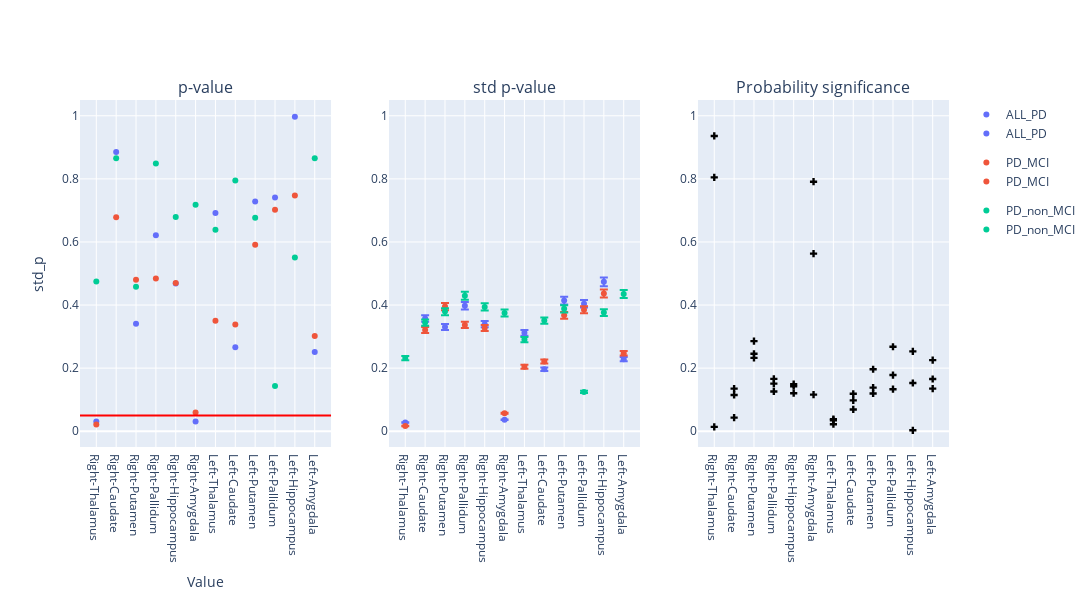

The cell this chart's notebook holds for it:
### Code cell
plot_dumbbell(df, "", "group")

### Figure 1 — Plotly figure (JSON) as saved in the notebook; plotly's stock layout.template omitted (floating-point values rounded to 4 significant figures)
{"data": [{"hovertemplate": "group=ALL_PD<br>region=%{x}<br>p_value=%{y}<extra></extra>", "legendgroup": "ALL_PD", "marker": {"color": "#636efa", "symbol": "circle"}, "mode": "markers", "name": "ALL_PD", "orientation": "v", "showlegend": true, "type": "scatter", "x": ["Right-Thalamus", "Right-Caudate", "Right-Putamen", "Right-Pallidum", "Right-Hippocampus", "Right-Amygdala", "Left-Thalamus", "Left-Caudate", "Left-Putamen", "Left-Pallidum", "Left-Hippocampus", "Left-Amygdala"], "xaxis": "x", "y": [0.031, 0.885, 0.341, 0.621, 0.468, 0.031, 0.692, 0.266, 0.728, 0.741, 0.997, 0.251], "yaxis": "y"}, {"hovertemplate": "group=PD_MCI<br>region=%{x}<br>p_value=%{y}<extra></extra>", "legendgroup": "PD_MCI", "marker": {"color": "#EF553B", "symbol": "circle"}, "mode": "markers", "name": "PD_MCI", "orientation": "v", "showlegend": true, "type": "scatter", "x": ["Right-Thalamus", "Right-Caudate", "Right-Putamen", "Right-Pallidum", "Right-Hippocampus", "Right-Amygdala", "Left-Thalamus", "Left-Caudate", "Left-Putamen", "Left-Pallidum", "Left-Hippocampus", "Left-Amygdala"], "xaxis": "x", "y": [0.021, 0.678, 0.48, 0.484, 0.47, 0.059, 0.35, 0.338, 0.591, 0.702, 0.747, 0.302], "yaxis": "y"}, {"hovertemplate": "group=PD_non_MCI<br>region=%{x}<br>p_value=%{y}<extra></extra>", "legendgroup": "PD_non_MCI", "marker": {"color": "#00cc96", "symbol": "circle"}, "mode": "markers", "name": "PD_non_MCI", "orientation": "v", "showlegend": true, "type": "scatter", "x": ["Right-Thalamus", "Right-Caudate", "Right-Putamen", "Right-Pallidum", "Right-Hippocampus", "Right-Amygdala", "Left-Thalamus", "Left-Caudate", "Left-Putamen", "Left-Pallidum", "Left-Hippocampus", "Left-Amygdala"], "xaxis": "x", "y": [0.475, 0.865, 0.458, 0.849, 0.679, 0.718, 0.639, 0.795, 0.677, 0.143, 0.551, 0.865], "yaxis": "y"}, {"error_y": {"array": [0.0007963, 0.01027, 0.009496, 0.01143, 0.009745, 0.001048, 0.008964, 0.005641, 0.01189, 0.0116, 0.0136, 0.006561], "arrayminus": [0.0008203, 0.01058, 0.009782, 0.01177, 0.01004, 0.00108, 0.009234, 0.00581, 0.01225, 0.01195, 0.01401, 0.006759]}, "hovertemplate": "group=ALL_PD<br>region=%{x}<br>std_p=%{y}<extra></extra>", "legendgroup": "ALL_PD", "marker": {"color": "#636efa", "symbol": "circle"}, "mode": "markers", "name": "ALL_PD", "orientation": "v", "showlegend": true, "type": "scatter", "x": ["Right-Thalamus", "Right-Caudate", "Right-Putamen", "Right-Pallidum", "Right-Hippocampus", "Right-Amygdala", "Left-Thalamus", "Left-Caudate", "Left-Putamen", "Left-Pallidum", "Left-Hippocampus", "Left-Amygdala"], "xaxis": "x2", "y": [0.02773, 0.3576, 0.3307, 0.398, 0.3394, 0.0365, 0.3122, 0.1964, 0.4141, 0.4041, 0.4737, 0.2285], "yaxis": "y2"}, {"error_y": {"array": [0.000477, 0.009214, 0.01134, 0.009678, 0.009406, 0.001631, 0.005871, 0.006346, 0.01055, 0.01107, 0.01253, 0.007104], "arrayminus": [0.0004914, 0.009491, 0.01168, 0.009969, 0.009689, 0.00168, 0.006048, 0.006537, 0.01087, 0.0114, 0.01291, 0.007317]}, "hovertemplate": "group=PD_MCI<br>region=%{x}<br>std_p=%{y}<extra></extra>", "legendgroup": "PD_MCI", "marker": {"color": "#EF553B", "symbol": "circle"}, "mode": "markers", "name": "PD_MCI", "orientation": "v", "showlegend": true, "type": "scatter", "x": ["Right-Thalamus", "Right-Caudate", "Right-Putamen", "Right-Pallidum", "Right-Hippocampus", "Right-Amygdala", "Left-Thalamus", "Left-Caudate", "Left-Putamen", "Left-Pallidum", "Left-Hippocampus", "Left-Amygdala"], "xaxis": "x2", "y": [0.01661, 0.3209, 0.395, 0.337, 0.3276, 0.05682, 0.2045, 0.221, 0.3675, 0.3854, 0.4365, 0.2474], "yaxis": "y2"}, {"error_y": {"array": [0.006657, 0.009896, 0.01089, 0.01233, 0.01131, 0.01077, 0.008339, 0.01007, 0.01115, 0.00358, 0.0108, 0.01249], "arrayminus": [0.006857, 0.01019, 0.01122, 0.0127, 0.01165, 0.01109, 0.008589, 0.01037, 0.01148, 0.003688, 0.01112, 0.01287]}, "hovertemplate": "group=PD_non_MCI<br>region=%{x}<br>std_p=%{y}<extra></extra>", "legendgroup": "PD_non_MCI", "marker": {"color": "#00cc96", "symbol": "circle"}, "mode": "markers", "name": "PD_non_MCI", "orientation": "v", "showlegend": true, "type": "scatter", "x": ["Right-Thalamus", "Right-Caudate", "Right-Putamen", "Right-Pallidum", "Right-Hippocampus", "Right-Amygdala", "Left-Thalamus", "Left-Caudate", "Left-Putamen", "Left-Pallidum", "Left-Hippocampus", "Left-Amygdala"], "xaxis": "x2", "y": [0.2318, 0.3446, 0.3792, 0.4295, 0.394, 0.3749, 0.2904, 0.3507, 0.3882, 0.1247, 0.3761, 0.4351], "yaxis": "y2"}, {"marker": {"color": "black", "symbol": "cross"}, "mode": "markers", "name": "Flip probability", "showlegend": false, "type": "scatter", "x": ["Right-Thalamus", "Right-Caudate", "Right-Putamen", "Right-Pallidum", "Right-Hippocampus", "Right-Amygdala", "Left-Thalamus", "Left-Caudate", "Left-Putamen", "Left-Pallidum", "Left-Hippocampus", "Left-Amygdala", "Right-Thalamus", "Right-Caudate", "Right-Putamen", "Right-Pallidum", "Right-Hippocampus", "Right-Amygdala", "Left-Thalamus", "Left-Caudate", "Left-Putamen", "Left-Pallidum", "Left-Hippocampus", "Left-Amygdala", "Right-Thalamus", "Right-Caudate", "Right-Putamen", "Right-Pallidum", "Right-Hippocampus", "Right-Amygdala", "Left-Thalamus", "Left-Caudate", "Left-Putamen", "Left-Pallidum", "Left-Hippocampus", "Left-Amygdala"], "xaxis": "x3", "y": [0.8046, 0.115, 0.2856, 0.1659, 0.1426, 0.791, 0.03503, 0.1188, 0.1965, 0.1781, 0.003, 0.2253, 0.936, 0.04327, 0.2454, 0.1261, 0.1204, 0.563, 0.0385, 0.06905, 0.1198, 0.1333, 0.253, 0.1656, 0.01394, 0.135, 0.2325, 0.151, 0.1492, 0.1161, 0.02219, 0.09766, 0.1383, 0.2678, 0.1528, 0.135], "yaxis": "y3"}], "layout": {"annotations": [{"font": {"size": 16}, "showarrow": false, "text": "p-value", "x": 0.1444, "xanchor": "center", "xref": "paper", "y": 1, "yanchor": "bottom", "yref": "paper"}, {"font": {"size": 16}, "showarrow": false, "text": "std p-value", "x": 0.5, "xanchor": "center", "xref": "paper", "y": 1, "yanchor": "bottom", "yref": "paper"}, {"font": {"size": 16}, "showarrow": false, "text": "Probability significance", "x": 0.8556, "xanchor": "center", "xref": "paper", "y": 1, "yanchor": "bottom", "yref": "paper"}], "height": 600, "hovermode": "closest", "shapes": [{"line": {"color": "red", "width": 2}, "type": "line", "x0": 0, "x1": 1, "xref": "x domain", "y0": 0.05, "y1": 0.05, "yref": "y"}], "title": {"text": ""}, "width": 1400, "xaxis": {"anchor": "y", "domain": [0, 0.2889], "title": {"text": "Value"}}, "xaxis2": {"anchor": "y2", "domain": [0.3556, 0.6444]}, "xaxis3": {"anchor": "y3", "domain": [0.7111, 1]}, "yaxis": {"anchor": "x", "domain": [0, 1], "range": [-0.05, 1.05], "title": {"text": "std_p"}}, "yaxis2": {"anchor": "x2", "domain": [0, 1], "range": [-0.05, 1.05]}, "yaxis3": {"anchor": "x3", "domain": [0, 1], "range": [-0.05, 1.05]}}}
